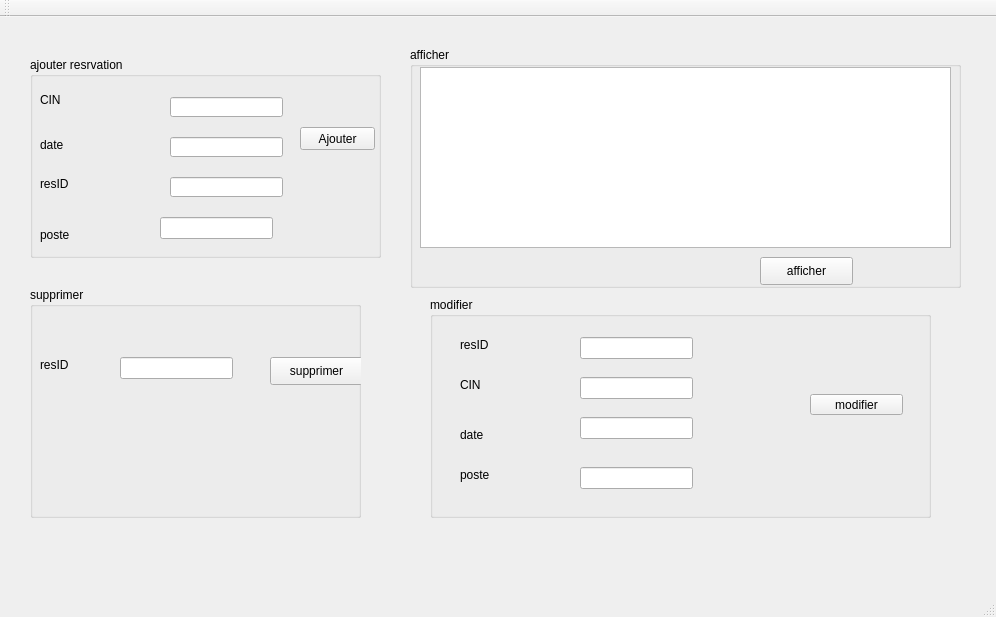
<?xml version="1.0" encoding="UTF-8"?>
<ui version="4.0">
 <class>MainWindow</class>
 <widget class="QMainWindow" name="MainWindow">
  <property name="geometry">
   <rect>
    <x>0</x>
    <y>0</y>
    <width>996</width>
    <height>617</height>
   </rect>
  </property>
  <property name="windowTitle">
   <string>Gestion des Clients</string>
  </property>
  <widget class="QWidget" name="centralWidget">
   <widget class="QGroupBox" name="groupBox">
    <property name="geometry">
     <rect>
      <x>30</x>
      <y>40</y>
      <width>351</width>
      <height>201</height>
     </rect>
    </property>
    <property name="title">
     <string>ajouter resrvation</string>
    </property>
    <widget class="QLabel" name="label">
     <property name="geometry">
      <rect>
       <x>10</x>
       <y>33</y>
       <width>47</width>
       <height>20</height>
      </rect>
     </property>
     <property name="text">
      <string>CIN</string>
     </property>
    </widget>
    <widget class="QLabel" name="label_2">
     <property name="geometry">
      <rect>
       <x>10</x>
       <y>80</y>
       <width>91</width>
       <height>16</height>
      </rect>
     </property>
     <property name="text">
      <string>date</string>
     </property>
    </widget>
    <widget class="QLabel" name="label_3">
     <property name="geometry">
      <rect>
       <x>10</x>
       <y>120</y>
       <width>47</width>
       <height>13</height>
      </rect>
     </property>
     <property name="text">
      <string>resID</string>
     </property>
    </widget>
    <widget class="QLineEdit" name="lineEdit_CIN">
     <property name="geometry">
      <rect>
       <x>140</x>
       <y>40</y>
       <width>113</width>
       <height>20</height>
      </rect>
     </property>
    </widget>
    <widget class="QLineEdit" name="lineEdit_datte">
     <property name="geometry">
      <rect>
       <x>140</x>
       <y>80</y>
       <width>113</width>
       <height>20</height>
      </rect>
     </property>
    </widget>
    <widget class="QLineEdit" name="lineEdit_resID">
     <property name="geometry">
      <rect>
       <x>140</x>
       <y>120</y>
       <width>113</width>
       <height>20</height>
      </rect>
     </property>
    </widget>
    <widget class="QLabel" name="label_4">
     <property name="geometry">
      <rect>
       <x>10</x>
       <y>170</y>
       <width>56</width>
       <height>16</height>
      </rect>
     </property>
     <property name="text">
      <string>poste</string>
     </property>
    </widget>
    <widget class="QLineEdit" name="lineEdit_poste">
     <property name="geometry">
      <rect>
       <x>130</x>
       <y>160</y>
       <width>113</width>
       <height>22</height>
      </rect>
     </property>
    </widget>
    <widget class="QPushButton" name="pb_ajouter">
     <property name="geometry">
      <rect>
       <x>270</x>
       <y>70</y>
       <width>75</width>
       <height>23</height>
      </rect>
     </property>
     <property name="text">
      <string>Ajouter</string>
     </property>
    </widget>
   </widget>
   <widget class="QGroupBox" name="groupBox_2">
    <property name="geometry">
     <rect>
      <x>410</x>
      <y>30</y>
      <width>551</width>
      <height>241</height>
     </rect>
    </property>
    <property name="title">
     <string>afficher</string>
    </property>
    <widget class="QTableView" name="tab_reservation">
     <property name="geometry">
      <rect>
       <x>10</x>
       <y>20</y>
       <width>531</width>
       <height>181</height>
      </rect>
     </property>
    </widget>
    <widget class="QPushButton" name="pushButton_afficher">
     <property name="geometry">
      <rect>
       <x>350</x>
       <y>210</y>
       <width>93</width>
       <height>28</height>
      </rect>
     </property>
     <property name="text">
      <string>afficher</string>
     </property>
    </widget>
   </widget>
   <widget class="QGroupBox" name="groupBox_3">
    <property name="geometry">
     <rect>
      <x>30</x>
      <y>270</y>
      <width>331</width>
      <height>231</height>
     </rect>
    </property>
    <property name="title">
     <string>supprimer</string>
    </property>
    <widget class="QLabel" name="label_9">
     <property name="geometry">
      <rect>
       <x>10</x>
       <y>70</y>
       <width>91</width>
       <height>16</height>
      </rect>
     </property>
     <property name="text">
      <string>resID</string>
     </property>
    </widget>
    <widget class="QPushButton" name="pushButton_supprimer">
     <property name="geometry">
      <rect>
       <x>240</x>
       <y>70</y>
       <width>93</width>
       <height>28</height>
      </rect>
     </property>
     <property name="text">
      <string>supprimer</string>
     </property>
    </widget>
    <widget class="QLineEdit" name="lineEdit_resID_supp">
     <property name="geometry">
      <rect>
       <x>90</x>
       <y>70</y>
       <width>113</width>
       <height>22</height>
      </rect>
     </property>
    </widget>
   </widget>
   <widget class="QGroupBox" name="groupBox_4">
    <property name="geometry">
     <rect>
      <x>430</x>
      <y>280</y>
      <width>501</width>
      <height>221</height>
     </rect>
    </property>
    <property name="title">
     <string>modifier</string>
    </property>
    <widget class="QLabel" name="label_13">
     <property name="geometry">
      <rect>
       <x>30</x>
       <y>40</y>
       <width>56</width>
       <height>16</height>
      </rect>
     </property>
     <property name="text">
      <string>resID</string>
     </property>
    </widget>
    <widget class="QLabel" name="label_14">
     <property name="geometry">
      <rect>
       <x>30</x>
       <y>80</y>
       <width>56</width>
       <height>16</height>
      </rect>
     </property>
     <property name="text">
      <string>CIN</string>
     </property>
    </widget>
    <widget class="QLabel" name="label_15">
     <property name="geometry">
      <rect>
       <x>30</x>
       <y>130</y>
       <width>56</width>
       <height>16</height>
      </rect>
     </property>
     <property name="text">
      <string>date</string>
     </property>
    </widget>
    <widget class="QLabel" name="label_16">
     <property name="geometry">
      <rect>
       <x>30</x>
       <y>170</y>
       <width>56</width>
       <height>16</height>
      </rect>
     </property>
     <property name="text">
      <string>poste</string>
     </property>
    </widget>
    <widget class="QPushButton" name="pb_modifier">
     <property name="geometry">
      <rect>
       <x>380</x>
       <y>97</y>
       <width>93</width>
       <height>21</height>
      </rect>
     </property>
     <property name="text">
      <string>modifier</string>
     </property>
    </widget>
    <widget class="QLineEdit" name="lineEdit_modResID">
     <property name="geometry">
      <rect>
       <x>150</x>
       <y>40</y>
       <width>113</width>
       <height>22</height>
      </rect>
     </property>
    </widget>
    <widget class="QLineEdit" name="lineEdit_modCIN">
     <property name="geometry">
      <rect>
       <x>150</x>
       <y>80</y>
       <width>113</width>
       <height>22</height>
      </rect>
     </property>
    </widget>
    <widget class="QLineEdit" name="lineEdit_modDatte">
     <property name="geometry">
      <rect>
       <x>150</x>
       <y>120</y>
       <width>113</width>
       <height>22</height>
      </rect>
     </property>
    </widget>
    <widget class="QLineEdit" name="lineEdit_modposte">
     <property name="geometry">
      <rect>
       <x>150</x>
       <y>170</y>
       <width>113</width>
       <height>22</height>
      </rect>
     </property>
    </widget>
   </widget>
  </widget>
  <widget class="QMenuBar" name="menuBar">
   <property name="geometry">
    <rect>
     <x>0</x>
     <y>0</y>
     <width>996</width>
     <height>26</height>
    </rect>
   </property>
  </widget>
  <widget class="QToolBar" name="mainToolBar">
   <attribute name="toolBarArea">
    <enum>TopToolBarArea</enum>
   </attribute>
   <attribute name="toolBarBreak">
    <bool>false</bool>
   </attribute>
  </widget>
  <widget class="QStatusBar" name="statusBar"/>
 </widget>
 <layoutdefault spacing="6" margin="11"/>
 <resources/>
 <connections/>
</ui>
